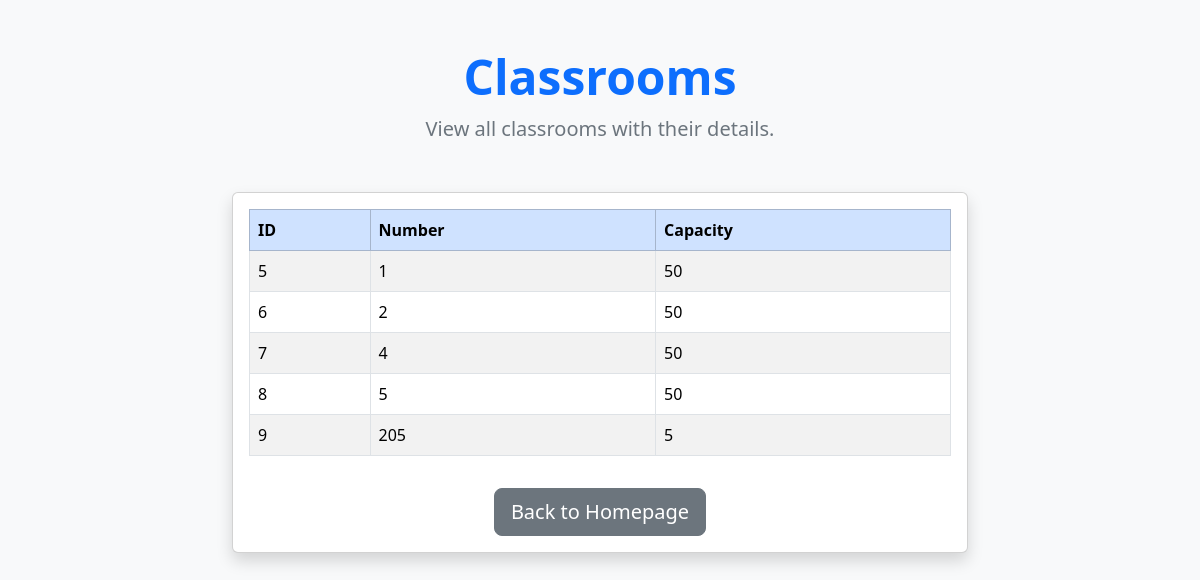
Page /classrooms on the committed database.
### tables this page shows
CREATE TABLE classrooms (
  id INTEGER PRIMARY KEY AUTOINCREMENT,
  number TEXT,
  capacity INTEGER
);

### app.py (the view)
@app.route("/classrooms", methods=["GET"])
def view_classrooms():
    query = "SELECT * FROM classrooms"
    connection = get_database()
    cursor = connection.cursor()
    cursor.execute(query)
    classrooms = cursor.fetchall()
    return render_template("view_classrooms.html", classrooms=classrooms)

### database.py (called while the page is built)
def connect_to_database():
    sql = sqlite3.connect("timetable.db")
    sql.row_factory = sqlite3.Row
    return sql

def get_database():
    if not hasattr(g, "timetable_db"):
        g.timetable_db = connect_to_database()
    return g.timetable_db

def close_database(e=None):
    db = g.pop("timetable_db", None)
    if db is not None:
        db.close()

### templates/view_classrooms.html (shortened to what this page needs)
<!DOCTYPE html>
<html lang="en">
  <head>
    <link
      href="https://cdn.jsdelivr.net/npm/bootstrap@5.3.3/dist/css/bootstrap.min.css"
      rel="stylesheet"
    />
  </head>
  <body class="bg-light">
    <div class="container py-5">
      <div class="text-center mb-5">
        <h1 class="display-5 text-primary fw-bold">Classrooms</h1>
        <p class="lead text-secondary">
          View all classrooms with their details.
        </p>
      </div>
      <div class="row justify-content-center">
        <div class="col-md-8">
          <div class="card shadow">
            <div class="card-body">
              <table class="table table-striped table-bordered">
                <thead class="table-primary">
                  <tr>
                    <th>ID</th>
                    <th>Number</th>
                    <th>Capacity</th>
                  </tr>
                </thead>
                <tbody>
                  {% for classroom in classrooms %}
                  <tr>
                    <td>{{ classroom[0] }}</td>
                    <td>{{ classroom[1] }}</td>
                    <td>{{ classroom[2] }}</td>
                  </tr>
                  {% endfor %}
                </tbody>
              </table>
              <div class="text-center">
                <a href="/" class="btn btn-secondary btn-lg mt-3">
                  Back to Homepage
                </a>
              </div>
            </div>
          </div>
        </div>
      </div>
    </div>
  </body>
</html>

### rows in the picture
classrooms: id "5", number "1", capacity "50"
classrooms: id "6", number "2", capacity "50"
classrooms: id "7", number "4", capacity "50"
classrooms: id "8", number "5", capacity "50"
classrooms: id "9", number "205", capacity "5"
